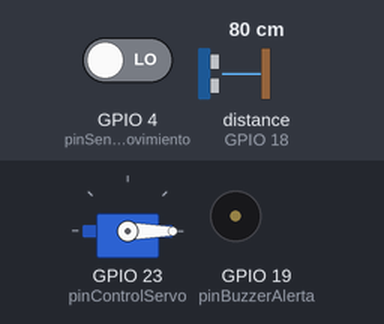
The sketch below on a simulated ESP32. On the bench: servo, buzzer (waves = sounding, pin HIGH). Wiring (inferred from the names in the program): ultrasonic range finder: trigger GPIO 5; echo GPIO 18. The inputs (shaded band) are chosen by the test bench; at power-on: GPIO 4 (pinSensorMovimiento) LOW, distance to the obstacle (sensor on GPIO 18) 80 cm. The echo pulse lasts 58.3 µs per cm; WiFi joins after 1.5 s; servers stay silent unless stated; random numbers use the default seed unless the sketch sets one; no MQTT or app messages arrive unless stated; pins used as bus, display or sensor lines are not drawn; what the sketch prints to the serial monitor is not drawn.

Above: at 3.7 s.
3.8 s: GPIO 4 (pinSensorMovimiento) driven HIGH
At 4.27 s:
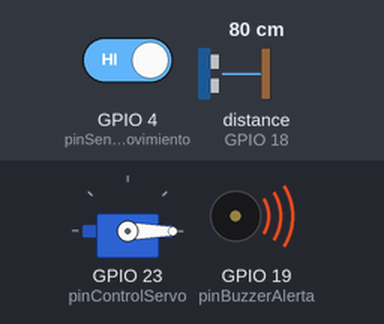
7.5 s: distance to the obstacle (sensor on GPIO 18) set to 63 cm
11.2 s: distance to the obstacle (sensor on GPIO 18) set to 55 cm
At 14.2 s:
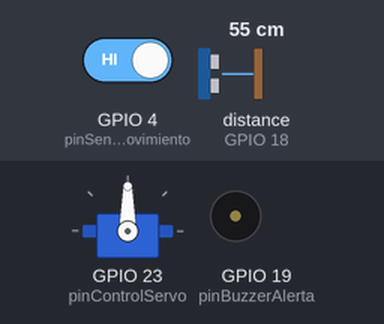
Timing chart, 0 to 20.8 s (numbered marks = the images above; inputs shaded):
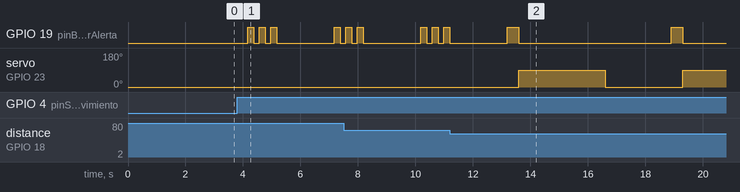

Measured:
- the behaviour switches between 61 and 60 cm on distance to the obstacle (sensor on GPIO 18) (found by bisection; images 1 and 2)
- after the input at 3.8 s, GPIO 19 (pinBuzzerAlerta): LOW → HIGH after 0.37 s, → LOW 0.20 s later, → HIGH 0.20 s later, → LOW 0.20 s later, … (8 changes in this stretch)
- after the input at 11.2 s, servo on GPIO 23 (pinControlServo): 0° → 90° after 2.4 s, → 0° 3.0 s later, → 90° 2.7 s later

The sketch:

sketch.ino
```cpp
#include <WiFi.h>
#include <ESP32Servo.h>
#include <PubSubClient.h>

const int pinDisparoUltrasonico = 5;    // Sensor Ultrasónico - Trig
const int pinRecepcionUltrasonico = 18; // Sensor Ultrasónico - Echo
const int pinSensorMovimiento = 4;      // Sensor de Movimiento PIR - OUT
const int pinBuzzerAlerta = 19;         // Buzzer - GPIO 19
const int pinControlServo = 23;         // Servomotor - PWM

Servo motorCompuerta;

const char* redWifi = "Wokwi-GUEST";
const char* claveWifi = "";

const char* mqttServer = "broker.emqx.io";
const int mqttPort = 1883;
const char* mqttTopic = "dispensador/mascotas/telemetria/mi-dispensador-123";

WiFiClient espClient;
PubSubClient client(espClient);

const int distanciaMinimaComida = 2;
const int distanciaMaximaComida = 60;

void conectarMQTT() {
  while (!client.connected()) {
    String clientId = "ESP32-Mascota-" + String(random(1000, 9999));
    if (client.connect(clientId.c_str())) {
      Serial.println("Conectado a MQTT!");
    } else {
      delay(1000);
    }
  }
}

void publicarEstado(int dist, int pir, const char* compuerta, const char* evento) {
  if (!client.connected()) {
    conectarMQTT();
  }
  client.loop();
  String payload = "{\"distancia\":" + String(dist) +
                   ",\"pir\":" + String(pir) +
                   ",\"compuerta\":\"" + String(compuerta) + "\"" +
                   ",\"evento\":\"" + String(evento) + "\"}";
  client.publish(mqttTopic, payload.c_str());
}

void setup() {
  Serial.begin(115200);
  delay(1000);

  pinMode(pinDisparoUltrasonico, OUTPUT);
  pinMode(pinRecepcionUltrasonico, INPUT);
  pinMode(pinSensorMovimiento, INPUT);
  pinMode(pinBuzzerAlerta, OUTPUT);

  motorCompuerta.attach(pinControlServo);
  motorCompuerta.write(0);

  Serial.print("Conectando a Wi-Fi: ");
  Serial.println(redWifi);
  WiFi.begin(redWifi, claveWifi);

  while (WiFi.status() != WL_CONNECTED) {
    delay(500);
    Serial.print(".");
  }
  Serial.println("\n¡Conectado a la red Wi-Fi!");

  client.setServer(mqttServer, mqttPort);
  conectarMQTT();
}

void loop() {
  if (!client.connected()) {
    conectarMQTT();
  }
  client.loop();

  int mascotaDetectada = digitalRead(pinSensorMovimiento);

  digitalWrite(pinDisparoUltrasonico, LOW);
  delayMicroseconds(2);
  digitalWrite(pinDisparoUltrasonico, HIGH);
  delayMicroseconds(10);
  digitalWrite(pinDisparoUltrasonico, LOW);

  long duracionPulso = pulseIn(pinRecepcionUltrasonico, HIGH, 30000);
  int distanciaTolvaCm = (duracionPulso > 0) ? (duracionPulso * 0.034 / 2) : 999;

  Serial.print("Distancia tolva: ");
  Serial.print(distanciaTolvaCm);
  Serial.print(" cm | PIR: ");
  Serial.println(mascotaDetectada);

  const char* estadoCompuerta = "CERRADA (0°)";

  if (mascotaDetectada == HIGH) {
    if (distanciaTolvaCm >= distanciaMinimaComida && distanciaTolvaCm < distanciaMaximaComida) {
      Serial.println("¡Mascota detectada y tolva con comida! Abriendo compuerta...");
      digitalWrite(pinBuzzerAlerta, HIGH);
      delay(400);
      digitalWrite(pinBuzzerAlerta, LOW);

      motorCompuerta.write(90);
      publicarEstado(distanciaTolvaCm, mascotaDetectada, "ABIERTA (90°)", "COMPUERTA ABIERTA (90°)");
      delay(3000);

      motorCompuerta.write(0);
      Serial.println("Compuerta cerrada.");
      publicarEstado(distanciaTolvaCm, mascotaDetectada, "CERRADA (0°)", "COMPUERTA CERRADA (0°)");
      delay(1500);
    } else {
      Serial.println("⚠️ ¡AVISO! Mascota detectada, pero NO HAY COMIDA en la tolva.");
      publicarEstado(distanciaTolvaCm, mascotaDetectada, "BLOQUEADA (0°)", "ALERTA: SIN COMIDA (COMPUERTA BLOQUEADA)");

      for (int i = 0; i < 3; i++) {
        digitalWrite(pinBuzzerAlerta, HIGH);
        delay(200);
        digitalWrite(pinBuzzerAlerta, LOW);
        delay(200);
      }
      delay(1000);
    }
  } else {
    publicarEstado(distanciaTolvaCm, mascotaDetectada, estadoCompuerta, "MONITOREO");
  }

  delay(800);
}
```
